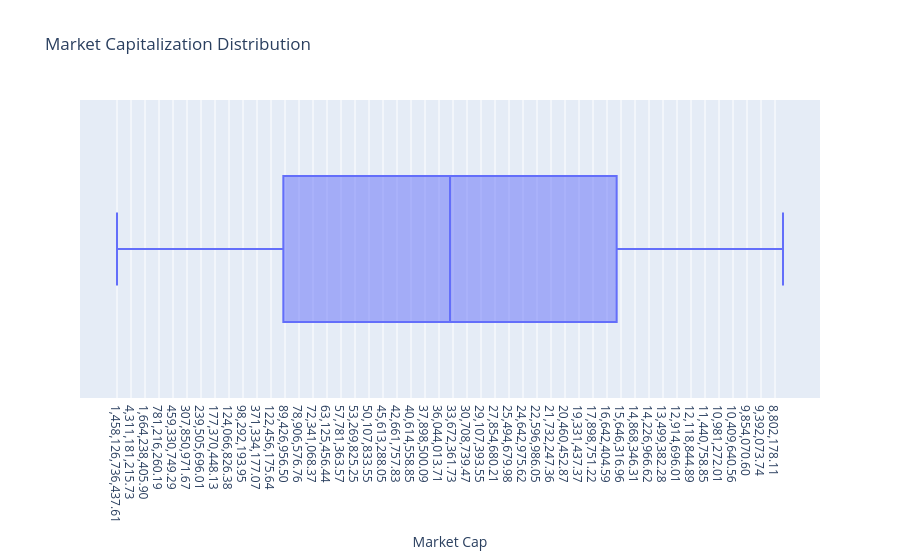

Notebook cell for this chart:
### Markdown cell above
### Why choose Market Cap?
Market capitalization represents the total value of a cryptocurrency, which indicates its market dominance

### Code cell
fig = px.box(
    df,
    x="Market Cap",
    title="Market Capitalization Distribution"
)

fig.show()

### Figure 1 — Plotly figure (JSON) as saved in the notebook; plotly's stock layout.template omitted (floating-point values rounded to 4 significant figures; data arrays with more than 128 entries replaced by an {"elided": "..."} marker saying what was removed)
{"data": [{"alignmentgroup": "True", "hovertemplate": "Market Cap=%{x}<extra></extra>", "legendgroup": "", "marker": {"color": "#636efa"}, "name": "", "notched": false, "offsetgroup": "", "orientation": "h", "showlegend": false, "type": "box", "x": {"elided": "1000 str values"}, "x0": " ", "xaxis": "x", "y0": " ", "yaxis": "y"}], "layout": {"autosize": true, "boxmode": "group", "legend": {"tracegroupgap": 0}, "title": {"text": "Market Capitalization Distribution"}, "xaxis": {"anchor": "y", "autorange": true, "domain": [0, 1], "range": [-55.5, 1054.0], "title": {"text": "Market Cap"}, "type": "category"}, "yaxis": {"anchor": "x", "autorange": true, "domain": [0, 1], "range": [-0.5, 0.5], "type": "category"}}}
